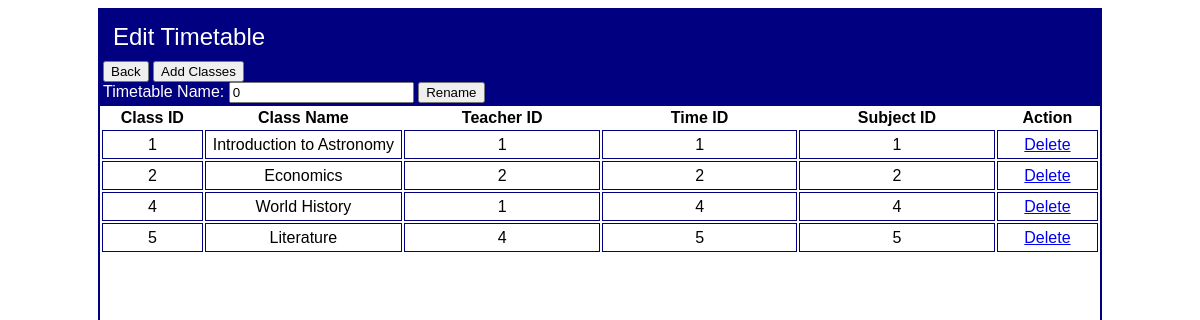
The app's page /admin/ttablemanagement/edittimetable.php?ttable_id=1 (signed in), older data.
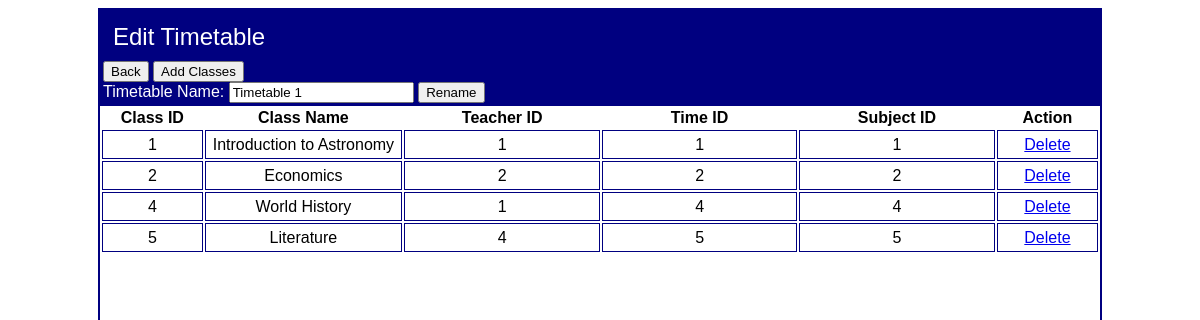
The same page, newer data.
### tables this page shows
CREATE TABLE IF NOT EXISTS `timetableid` (
  `ttable_id` int NOT NULL AUTO_INCREMENT,
  `tablename` varchar(255) NOT NULL,
  PRIMARY KEY (`ttable_id`)
);

### admin/ttablemanagement/edittimetable.php (the view, shortened to what this page needs)
<?php
include("../../dbconfig.php");
$ttableIDToShow = isset($_GET['ttable_id']) ? intval($_GET['ttable_id']) : null;
$sqltablename = "SELECT * FROM timetableid WHERE ttable_id = $ttableIDToShow";
$result = $db->query($sqltablename);
if ($result) {
    $row = $result->fetch_assoc();
    $tablename = $row['tablename'];
}
if ($ttableIDToShow !== null) {
    $sqlCheckTimetable = "SELECT * FROM timetableid WHERE ttable_id = $ttableIDToShow";
    $resultCheckTimetable = $db->query($sqlCheckTimetable);
    if ($resultCheckTimetable->num_rows > 0) {
        $sqlFetchTimetableData = "SELECT * FROM table_$ttableIDToShow";
        $resultFetchTimetableData = $dbtables->query($sqlFetchTimetableData);
?>
        <!DOCTYPE html>
        <html lang="en">
        <head>
        </head>
        <body>
            <div align="center">
                <div style="width:1000px; height:1000px; border: solid 2px #000080;" align="left">
                    <div style="background-color:#000080; color:#FFFFFF; padding:3px;">
                        <p style="font-size:x-large; margin: 10px;">Edit Timetable</p>
                        <a href="index.php"><button> Back </button></a>
                        <a href="assignclasses.php?ttable_id=<?php echo $_GET['ttable_id']; ?>"><button>Add Classes</button></a>
                        <form method='POST'> Timetable Name: <input type="text" name="tablename" value="<?php echo $tablename; ?>"> <button type="submit">Rename</button> </form>
                    </div>
                    <?php if ($resultFetchTimetableData->num_rows > 0) : ?>
                        <table align='center' style="width:1000px;">
                            <tr>
                                <th>Class ID</th>
                                <th>Class Name</th>
                                <th>Teacher ID</th>
                                <th>Time ID</th>
                                <th>Subject ID</th>
                                <th>Action</th>
                            </tr>
                            <?php while ($row = $resultFetchTimetableData->fetch_assoc()) : ?>
                                <tr>
                                    <td height='25' width='100' align='center' style='border: solid 1px #000080;'><?php echo $row['class_id']; ?></td>
                                    <td style='border: solid 1px #000080;' width='200' align='center'><?php echo $row['classname']; ?></td>
                                    <td style='border: solid 1px #000080;' width='200' align='center'><?php echo $row['teacher_id']; ?></td>
                                    <td style='border: solid 1px #000080;' width='200' align='center'><?php echo $row['time_id']; ?></td>
                                    <td style='border: solid 1px #000080;' width='200' align='center'><?php echo $row['subject_id']; ?></td>
                                    <td style='border: solid 1px #000080;' width='100' align='center'>
                                        <a href="deleteclass.php?ttable_id=<?php echo $_GET['ttable_id']; ?>&class_id=<?php echo $row['class_id']; ?>">Delete</a>
                                    </td>
                                </tr>
                            <?php endwhile; ?>
                        </table>
                    <?php else : ?>
                        <p align='center'>No data available for the selected timetable.</p>
                    <?php endif; ?>
                </div>
            </div>
        </body>
        </html>
        <?php
    } else {
        die("Timetable not found");
    }
} else {
    die("Timetable ID not provided");
}
?>

Row changes from the older to the newer data that the page shows:
changed timetableid: tablename "0" → "Timetable 1"
